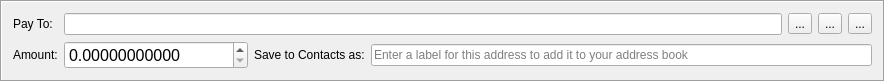
<?xml version="1.0" encoding="UTF-8"?>
<ui version="4.0">
 <class>TransferFrame</class>
 <widget class="QFrame" name="TransferFrame">
  <property name="geometry">
   <rect>
    <x>0</x>
    <y>0</y>
    <width>885</width>
    <height>82</height>
   </rect>
  </property>
  <property name="windowTitle">
   <string>Frame</string>
  </property>
  <property name="frameShape">
   <enum>QFrame::Box</enum>
  </property>
  <property name="frameShadow">
   <enum>QFrame::Sunken</enum>
  </property>
  <layout class="QGridLayout" name="gridLayout">
   <item row="0" column="0">
    <widget class="QLabel" name="label">
     <property name="text">
      <string>Pay To:</string>
     </property>
    </widget>
   </item>
   <item row="0" column="1" colspan="2">
    <layout class="QHBoxLayout" name="horizontalLayout_2">
     <item>
      <widget class="QLineEdit" name="m_addressEdit">
       <property name="clearButtonEnabled">
        <bool>false</bool>
       </property>
      </widget>
     </item>
     <item>
      <widget class="QToolButton" name="m_addressBookButton">
       <property name="toolTip">
        <string>Select recipient from Address Book</string>
       </property>
       <property name="text">
        <string>...</string>
       </property>
       <property name="icon">
        <iconset resource="../../resources.qrc">
         <normaloff>:/icons/add_recepient</normaloff>:/icons/add_recepient</iconset>
       </property>
      </widget>
     </item>
     <item>
      <widget class="QToolButton" name="m_pasteButton">
       <property name="toolTip">
        <string>Paste from clipboard</string>
       </property>
       <property name="text">
        <string>...</string>
       </property>
       <property name="icon">
        <iconset resource="../../resources.qrc">
         <normaloff>:/icons/paste</normaloff>:/icons/paste</iconset>
       </property>
      </widget>
     </item>
     <item>
      <widget class="QToolButton" name="m_removeButton">
       <property name="toolTip">
        <string>Remove recepient</string>
       </property>
       <property name="text">
        <string>...</string>
       </property>
       <property name="icon">
        <iconset resource="../../resources.qrc">
         <normaloff>:/icons/remove</normaloff>:/icons/remove</iconset>
       </property>
      </widget>
     </item>
    </layout>
   </item>
   <item row="1" column="0">
    <widget class="QLabel" name="label_3">
     <property name="text">
      <string>Amount:</string>
     </property>
    </widget>
   </item>
   <item row="1" column="1">
    <widget class="QDoubleSpinBox" name="m_amountSpin">
     <property name="font">
      <font>
       <pointsize>12</pointsize>
      </font>
     </property>
     <property name="cursor">
      <cursorShape>IBeamCursor</cursorShape>
     </property>
     <property name="layoutDirection">
      <enum>Qt::LeftToRight</enum>
     </property>
     <property name="locale">
      <locale language="English" country="UnitedStates"/>
     </property>
     <property name="suffix">
      <string notr="true"/>
     </property>
     <property name="decimals">
      <number>11</number>
     </property>
     <property name="maximum">
      <double>9999999.999998999759555</double>
     </property>
    </widget>
   </item>
   <item row="1" column="2">
    <layout class="QHBoxLayout" name="horizontalLayout">
     <item>
      <widget class="QLabel" name="label_2">
       <property name="text">
        <string>Save to Contacts as:</string>
       </property>
      </widget>
     </item>
     <item>
      <widget class="QLineEdit" name="m_labelEdit">
       <property name="maxLength">
        <number>50</number>
       </property>
       <property name="placeholderText">
        <string>Enter a label for this address to add it to your address book</string>
       </property>
      </widget>
     </item>
    </layout>
   </item>
  </layout>
 </widget>
 <tabstops>
  <tabstop>m_addressEdit</tabstop>
  <tabstop>m_amountSpin</tabstop>
  <tabstop>m_labelEdit</tabstop>
  <tabstop>m_addressBookButton</tabstop>
  <tabstop>m_pasteButton</tabstop>
  <tabstop>m_removeButton</tabstop>
 </tabstops>
 <resources>
  <include location="../../resources.qrc"/>
 </resources>
 <connections>
  <connection>
   <sender>m_removeButton</sender>
   <signal>clicked()</signal>
   <receiver>TransferFrame</receiver>
   <slot>close()</slot>
   <hints>
    <hint type="sourcelabel">
     <x>862</x>
     <y>21</y>
    </hint>
    <hint type="destinationlabel">
     <x>442</x>
     <y>60</y>
    </hint>
   </hints>
  </connection>
  <connection>
   <sender>m_addressBookButton</sender>
   <signal>clicked()</signal>
   <receiver>TransferFrame</receiver>
   <slot>addressBookClicked()</slot>
   <hints>
    <hint type="sourcelabel">
     <x>786</x>
     <y>21</y>
    </hint>
    <hint type="destinationlabel">
     <x>442</x>
     <y>60</y>
    </hint>
   </hints>
  </connection>
  <connection>
   <sender>m_pasteButton</sender>
   <signal>clicked()</signal>
   <receiver>TransferFrame</receiver>
   <slot>pasteClicked()</slot>
   <hints>
    <hint type="sourcelabel">
     <x>824</x>
     <y>21</y>
    </hint>
    <hint type="destinationlabel">
     <x>442</x>
     <y>60</y>
    </hint>
   </hints>
  </connection>
  <connection>
   <sender>m_removeButton</sender>
   <signal>clicked()</signal>
   <receiver>TransferFrame</receiver>
   <slot>amountValueChange()</slot>
   <hints>
    <hint type="sourcelabel">
     <x>861</x>
     <y>23</y>
    </hint>
    <hint type="destinationlabel">
     <x>442</x>
     <y>39</y>
    </hint>
   </hints>
  </connection>
  <connection>
   <sender>m_addressEdit</sender>
   <signal>textEdited(QString)</signal>
   <receiver>TransferFrame</receiver>
   <slot>addressEdited(QString)</slot>
   <hints>
    <hint type="sourcelabel">
     <x>460</x>
     <y>18</y>
    </hint>
    <hint type="destinationlabel">
     <x>442</x>
     <y>66</y>
    </hint>
   </hints>
  </connection>
 </connections>
 <slots>
  <slot>addressBookClicked()</slot>
  <slot>pasteClicked()</slot>
  <slot>addressEdited(QString)</slot>
 </slots>
</ui>
